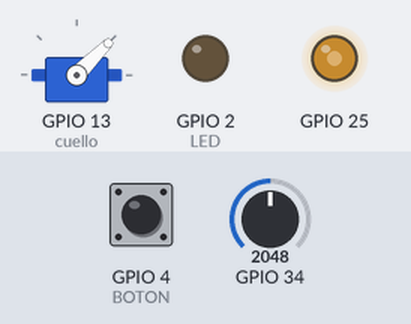
A sketch run on a simulated ESP32. Parts: servo, output pins drawn as LEDs (lit = HIGH). Inputs (shaded band) come from the test bench; at power-on: GPIO 4 (BOTON) LOW, GPIO 34 = 2048. What the sketch prints to the serial monitor is not drawn.

Above: at 1.2 s.
1.3 s: GPIO 4 (BOTON) pulled HIGH for 0.15 s
At 1.4 s:
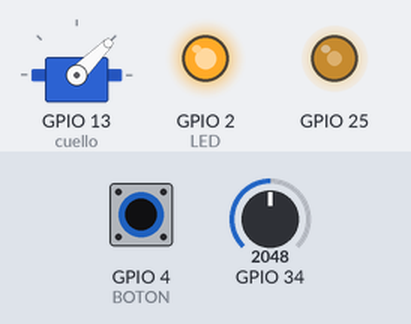
3.0 s: GPIO 4 (BOTON) pulled HIGH for 3.2 s
At 7.1 s:
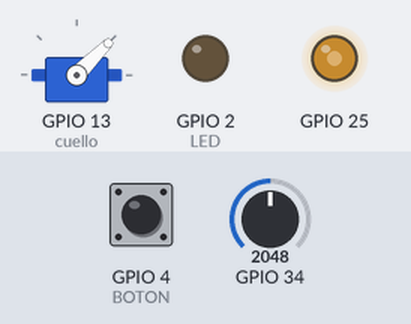
Timing chart, 0 to 8.6 s (numbered marks = the images above; inputs shaded):
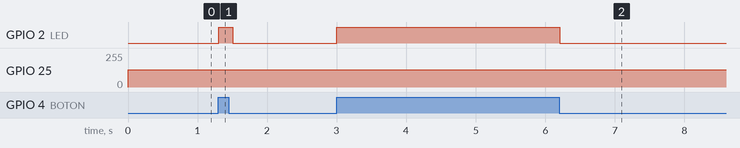

Measured:
- after the input at 1.3 s, GPIO 2 (LED): LOW → HIGH at once, → LOW 0.20 s later
- after the input at 3.0 s, GPIO 2 (LED): LOW → HIGH at once, → LOW 3.2 s later

The sketch:

esp32prueba.ino
```cpp
// Prueba de la capa ESP32: LED, entrada, PWM (LEDC), servo, analogRead y Serial
#include <ESP32Servo.h>

Servo cuello;
const int LED = 2;
const int BOTON = 4;

void setup() {
  Serial.begin(115200);
  pinMode(LED, OUTPUT);
  pinMode(BOTON, INPUT);
  ledcAttach(25, 5000, 8);
  cuello.attach(13);
  cuello.write(45);
  Serial.println("ESP32 listo");
}

void loop() {
  digitalWrite(LED, digitalRead(BOTON));
  ledcWrite(25, 128);
  Serial.println(analogRead(34));
  delay(100);
}
```
